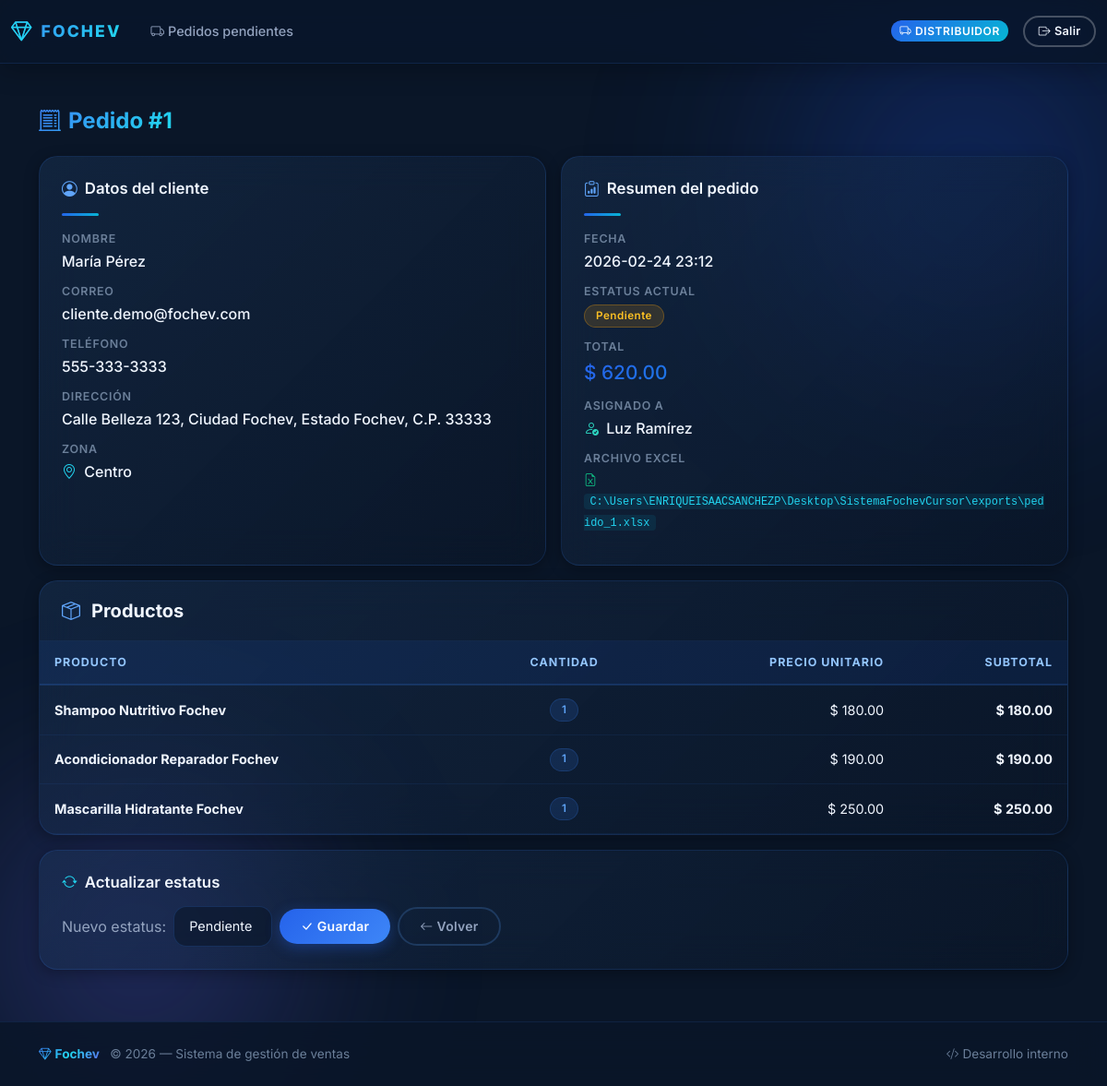
Page /distributor/order/1 (signed in) on the committed database.
### app.py (models this page shows, shortened)
class Order(db.Model):
    __tablename__ = "orders"
    id = db.Column(db.Integer, primary_key=True)
    created_at = db.Column(db.DateTime, default=datetime.utcnow, nullable=False)
    status = db.Column(db.String(20), nullable=False, default="pendiente")
    customer_id = db.Column(db.Integer, db.ForeignKey("users.id"), nullable=False)
    distributor_id = db.Column(db.Integer, db.ForeignKey("users.id"), nullable=True)
    zone_id = db.Column(db.Integer, db.ForeignKey("zones.id"), nullable=True)
    total = db.Column(db.Float, nullable=False, default=0.0)
    excel_path = db.Column(db.String(255), nullable=True)
    customer = db.relationship("User", foreign_keys=[customer_id], back_populates="customer_orders")
    distributor = db.relationship("User", foreign_keys=[distributor_id], back_populates="distributor_orders")
    zone = db.relationship("Zone", back_populates="orders")
    items = db.relationship("OrderItem", back_populates="order", lazy=True)

class User(db.Model):
    __tablename__ = "users"
    id = db.Column(db.Integer, primary_key=True)
    email = db.Column(db.String(120), unique=True, nullable=False)
    password_hash = db.Column(db.String(255), nullable=False)
    role = db.Column(db.String(20), nullable=False)  # admin | distributor | customer
    first_name = db.Column(db.String(100), nullable=False)
    last_name = db.Column(db.String(100), nullable=False)
    phone = db.Column(db.String(50), nullable=True)
    address = db.Column(db.String(255), nullable=True)
    city = db.Column(db.String(100), nullable=True)
    state = db.Column(db.String(100), nullable=True)
    postal_code = db.Column(db.String(20), nullable=True)
    zone_id = db.Column(db.Integer, db.ForeignKey("zones.id"), nullable=True)
    active = db.Column(db.Boolean, default=True, nullable=False)
    zone = db.relationship("Zone", back_populates="distributors", lazy=True)
    customer_orders = db.relationship(
        "Order", back_populates="customer",
        foreign_keys="Order.customer_id", lazy=True
    )
    distributor_orders = db.relationship(
        "Order", back_populates="distributor",
        foreign_keys="Order.distributor_id", lazy=True
    )

class Zone(db.Model):
    __tablename__ = "zones"
    id = db.Column(db.Integer, primary_key=True)
    name = db.Column(db.String(100), nullable=False, unique=True)
    manager_name = db.Column(db.String(120), nullable=False)
    manager_email = db.Column(db.String(120), nullable=False)
    distributors = db.relationship("User", back_populates="zone", lazy=True)
    orders = db.relationship("Order", back_populates="zone", lazy=True)

class OrderItem(db.Model):
    __tablename__ = "order_items"
    id = db.Column(db.Integer, primary_key=True)
    order_id = db.Column(db.Integer, db.ForeignKey("orders.id"), nullable=False)
    product_id = db.Column(db.Integer, db.ForeignKey("products.id"), nullable=False)
    quantity = db.Column(db.Integer, nullable=False)
    unit_price = db.Column(db.Float, nullable=False)
    subtotal = db.Column(db.Float, nullable=False)
    order = db.relationship("Order", back_populates="items")
    product = db.relationship("Product", back_populates="order_items")

class Product(db.Model):
    __tablename__ = "products"
    id = db.Column(db.Integer, primary_key=True)
    name = db.Column(db.String(150), nullable=False)
    description = db.Column(db.Text, nullable=True)
    price = db.Column(db.Float, nullable=False)
    stock = db.Column(db.Integer, nullable=False, default=0)
    active = db.Column(db.Boolean, default=True, nullable=False)
    order_items = db.relationship("OrderItem", back_populates="product", lazy=True)

### app.py (the view, shortened to what this page needs)
@app.route("/distributor/order/<int:order_id>", methods=["GET", "POST"])
@login_required(role="distributor")
def distributor_order_detail(order_id):
    distributor = get_current_user()
    order = db.session.get(Order, order_id)
    if not order or order.zone_id != distributor.zone_id:
        flash("Pedido no encontrado o no pertenece a tu zona.", "danger")
        return redirect(url_for("distributor_dashboard"))
    return render_template("distributor_order_detail.html", order=order)

### app.py (called while the page is built)
@app.before_request
def ensure_db_initialized():
    global _db_initialized
    if not _db_initialized:
        _init_db()

def get_current_user():
    user_id = session.get("user_id")
    if not user_id:
        return None
    return db.session.get(User, user_id)

def login_required(role=None):
    def decorator(fn):
        @wraps(fn)
        def wrapper(*args, **kwargs):
            user = get_current_user()
            if not user:
                flash("Debes iniciar sesión primero.", "warning")
                return redirect(url_for("login"))
            if role and user.role != role:
                flash("No tienes permiso para acceder a esta sección.", "warning")
                return redirect(url_for("index"))
            return fn(*args, **kwargs)
        return wrapper
    return decorator

@app.context_processor
def inject_now():
    return {"now": datetime.utcnow()}

### templates/distributor_order_detail.html (shortened to what this page needs)
{% extends "base.html" %}
{% block content %}
<div class="page-header animate-in">
    <h1 class="h4">
        <i class="bi bi-receipt-cutoff me-2" style="color: var(--cyan-400);"></i>Pedido #{{ order.id }}
    </h1>
</div>
<div class="row g-3 mb-3">
    <div class="col-md-6">
        <div class="card detail-card animate-in animate-in-1">
            <div class="card-body">
                <h5 class="card-title">
                    <i class="bi bi-person-circle" style="color: var(--blue-300);"></i>
                    Datos del cliente
                </h5>
                <div class="accent-line"></div>
                <div class="detail-label">Nombre</div>
                <div class="detail-value">{{ order.customer.first_name }} {{ order.customer.last_name }}</div>
                <div class="detail-label">Correo</div>
                <div class="detail-value">{{ order.customer.email }}</div>
                <div class="detail-label">Teléfono</div>
                <div class="detail-value">{{ order.customer.phone or '-' }}</div>
                <div class="detail-label">Dirección</div>
                <div class="detail-value">
                    {{ order.customer.address or '-' }},
                    {{ order.customer.city or '-' }},
                    {{ order.customer.state or '-' }},
                    C.P. {{ order.customer.postal_code or '-' }}
                </div>
                <div class="detail-label">Zona</div>
                <div class="detail-value">
                    <i class="bi bi-geo-alt me-1" style="color: var(--cyan-400);"></i>
                    {{ order.zone.name if order.zone else '-' }}
                </div>
            </div>
        </div>
    </div>
    <div class="col-md-6">
        <div class="card detail-card animate-in animate-in-2">
            <div class="card-body">
                <h5 class="card-title">
                    <i class="bi bi-clipboard-data" style="color: var(--blue-300);"></i>
                    Resumen del pedido
                </h5>
                <div class="accent-line"></div>
                <div class="detail-label">Fecha</div>
                <div class="detail-value">{{ order.created_at.strftime("%Y-%m-%d %H:%M") }}</div>
                <div class="detail-label">Estatus actual</div>
                <div class="detail-value">
                    <span class="badge status-{{ order.status }} text-capitalize">{{ order.status }}</span>
                </div>
                <div class="detail-label">Total</div>
                <div class="detail-value cart-total">$ {{ "%.2f"|format(order.total) }}</div>
                <div class="detail-label">Asignado a</div>
                <div class="detail-value">
                    {% if order.distributor %}
                    <i class="bi bi-person-check me-1" style="color: var(--teal-400);"></i>
                    {{ order.distributor.first_name }} {{ order.distributor.last_name }}
                    {% else %}
                    <span class="text-muted">Sin asignar</span>
                    {% endif %}
                </div>
                {% if order.excel_path %}
                <div class="detail-label">Archivo Excel</div>
                <div class="detail-value small text-muted">
                    <i class="bi bi-file-earmark-excel me-1" style="color: #10b981;"></i>
                    <code>{{ order.excel_path }}</code>
                </div>
                {% endif %}
            </div>
        </div>
    </div>
</div>
<div class="card table-card mb-3 animate-in animate-in-3">
    <div class="card-header-custom">
        <h5><i class="bi bi-box-seam me-1" style="color: var(--blue-300);"></i>Productos</h5>
    </div>
    <div class="card-body">
        <div class="table-responsive">
            <table class="table align-middle">
                <thead>
                    <tr>
                        <th>Producto</th>
                        <th class="text-center">Cantidad</th>
                        <th class="text-end">Precio unitario</th>
                        <th class="text-end">Subtotal</th>
                    </tr>
                </thead>
                <tbody>
                    {% for item in order.items %}
                    <tr>
                        <td><strong>{{ item.product.name }}</strong></td>
                        <td class="text-center">
                            <span class="badge bg-secondary">{{ item.quantity }}</span>
                        </td>
                        <td class="text-end">$ {{ "%.2f"|format(item.unit_price) }}</td>
                        <td class="text-end"><strong>$ {{ "%.2f"|format(item.subtotal) }}</strong></td>
                    </tr>
                    {% endfor %}
                </tbody>
            </table>
        </div>
    </div>
</div>
<div class="card animate-in animate-in-4">
    <div class="card-body">
        <h5 class="card-title">
            <i class="bi bi-arrow-repeat" style="color: var(--cyan-400);"></i>
            Actualizar estatus
        </h5>
        <form method="post" class="row g-2 align-items-center">
            <div class="col-auto">
                <label for="status" class="col-form-label" style="color: var(--text-secondary);">Nuevo estatus:</label>
            </div>
            <div class="col-auto">
                <select name="status" id="status" class="form-select">
                    {% for st in ['pendiente', 'asignado', 'en_ruta', 'entregado', 'cancelado'] %}
                    <option value="{{ st }}" {% if order.status==st %}selected{% endif %}>
                        {{ st|replace('_', ' ')|capitalize }}
                    </option>
                    {% endfor %}
                </select>
            </div>
            <div class="col-auto">
                <button type="submit" class="btn btn-primary">
                    <i class="bi bi-check-lg me-1"></i>Guardar
                </button>
            </div>
            <div class="col-auto">
                <a href="{{ url_for('distributor_dashboard') }}" class="btn btn-outline-secondary">
                    <i class="bi bi-arrow-left me-1"></i>Volver
                </a>
            </div>
        </form>
    </div>
</div>
{% endblock %}

### templates/base.html (shortened to what this page needs)
<!doctype html>
<html lang="es">
<head>
    <link href="https://cdn.jsdelivr.net/npm/bootstrap@5.3.3/dist/css/bootstrap.min.css" rel="stylesheet">
    <link href="https://cdn.jsdelivr.net/npm/bootstrap-icons@1.11.3/font/bootstrap-icons.css" rel="stylesheet">
    <link rel="stylesheet" href="{{ url_for('static', filename='css/styles.css') }}">
</head>
<body>
<nav class="navbar navbar-expand-lg navbar-dark">
    <div class="container-fluid">
        <a class="navbar-brand" href="#">
            <span class="brand-icon"><i class="bi bi-gem"></i></span>
            Fochev
        </a>
        <div class="collapse navbar-collapse" id="navbarFochev">
            <ul class="navbar-nav me-auto mb-2 mb-lg-0">
                {% if session.get('role') == 'customer' %}
                    <li class="nav-item">
                        <a class="nav-link" href="{{ url_for('customer_dashboard') }}">
                            <i class="bi bi-grid-3x3-gap me-1"></i>Catálogo
                        </a>
                    </li>
                    <li class="nav-item">
                        <a class="nav-link" href="{{ url_for('customer_cart') }}">
                            <i class="bi bi-cart3 me-1"></i>Carrito
                        </a>
                    </li>
                    <li class="nav-item">
                        <a class="nav-link" href="{{ url_for('customer_orders') }}">
                            <i class="bi bi-receipt me-1"></i>Mis pedidos
                        </a>
                    </li>
                {% elif session.get('role') == 'distributor' %}
                    <li class="nav-item">
                        <a class="nav-link" href="{{ url_for('distributor_dashboard') }}">
                            <i class="bi bi-truck me-1"></i>Pedidos pendientes
                        </a>
                    </li>
                {% endif %}
            </ul>
            <div class="d-flex align-items-center gap-3">
                {% if session.get('user_id') %}
                    <span class="navbar-text">
                        <span class="role-badge">
                            {% if session.get('role') == 'admin' %}
                                <i class="bi bi-shield-check me-1"></i>Admin
                            {% elif session.get('role') == 'distributor' %}
                                <i class="bi bi-truck me-1"></i>Distribuidor
                            {% else %}
                                <i class="bi bi-person me-1"></i>Cliente
                            {% endif %}
                        </span>
                    </span>
                    <a href="{{ url_for('logout') }}" class="btn btn-outline-light btn-sm">
                        <i class="bi bi-box-arrow-right me-1"></i>Salir
                    </a>
                {% else %}
                    <a href="{{ url_for('login') }}" class="btn btn-primary btn-sm">
                        <i class="bi bi-box-arrow-in-right me-1"></i>Iniciar sesión
                    </a>
                {% endif %}
            </div>
        </div>
    </div>
</nav>
<main class="container my-4">
    {% block content %}{% endblock %}
</main>
<footer>
    <div class="container">
        <div class="d-flex justify-content-between align-items-center flex-wrap gap-2">
            <div>
                <span class="footer-brand">
                    <i class="bi bi-gem me-1"></i>Fochev
                </span>
                <span class="ms-2">&copy; {{ now.year }} — Sistema de gestión de ventas</span>
            </div>
            <div class="d-flex align-items-center gap-3">
                <span class="text-muted"><i class="bi bi-code-slash me-1"></i>Desarrollo interno</span>
            </div>
        </div>
    </div>
</footer>
</body>
</html>

### rows in the picture
Order: id "1", created_at "2026-02-24 23:12", status "Pendiente", total "620.00", excel_path "C:\\Users\\ENRIQUEISAACSANCHEZP\\Desktop\\SistemaFochevCursor\\exports\\pedido_1.xlsx"
User: customer.first_name "María", customer.last_name "Pérez", customer.email "cliente.demo@fochev.com", customer "555-333-3333", customer "Calle Belleza 123", customer "Ciudad Fochev", customer "Estado Fochev", customer "33333"
Zone: zone "Centro"
User: distributor.first_name "Luz", distributor.last_name "Ramírez"
OrderItem: product.name "Shampoo Nutritivo Fochev", quantity "1", unit_price "180.00", subtotal "180.00"
OrderItem: product.name "Acondicionador Reparador Fochev", quantity "1", unit_price "190.00", subtotal "190.00"
OrderItem: product.name "Mascarilla Hidratante Fochev", quantity "1", unit_price "250.00", subtotal "250.00"
